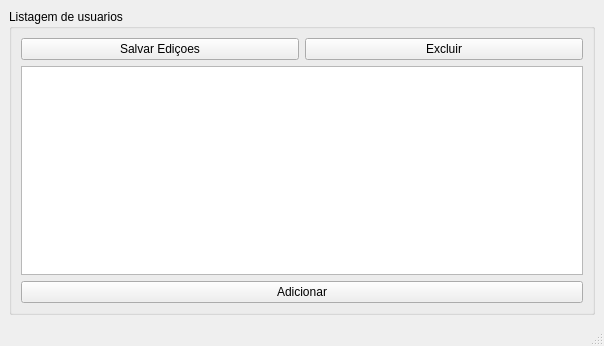
<?xml version="1.0" encoding="UTF-8"?>
<ui version="4.0">
 <class>AdminPanel</class>
 <widget class="QMainWindow" name="AdminPanel">
  <property name="geometry">
   <rect>
    <x>0</x>
    <y>0</y>
    <width>604</width>
    <height>346</height>
   </rect>
  </property>
  <property name="windowTitle">
   <string>MainWindow</string>
  </property>
  <widget class="QWidget" name="centralwidget">
   <layout class="QVBoxLayout" name="verticalLayout">
    <item>
     <widget class="QGroupBox" name="groupBox">
      <property name="title">
       <string>Listagem de usuarios</string>
      </property>
      <layout class="QGridLayout" name="gridLayout">
       <item row="0" column="1">
        <widget class="QPushButton" name="deletepb">
         <property name="text">
          <string>Excluir</string>
         </property>
        </widget>
       </item>
       <item row="2" column="0" colspan="2">
        <widget class="QTableView" name="tableView"/>
       </item>
       <item row="0" column="0">
        <widget class="QPushButton" name="saveEditionspb">
         <property name="text">
          <string>Salvar Ediçoes</string>
         </property>
        </widget>
       </item>
       <item row="3" column="0" colspan="2">
        <widget class="QPushButton" name="btnadd">
         <property name="text">
          <string>Adicionar</string>
         </property>
        </widget>
       </item>
      </layout>
     </widget>
    </item>
   </layout>
  </widget>
  <widget class="QMenuBar" name="menubar">
   <property name="geometry">
    <rect>
     <x>0</x>
     <y>0</y>
     <width>604</width>
     <height>22</height>
    </rect>
   </property>
  </widget>
  <widget class="QStatusBar" name="statusbar"/>
 </widget>
 <resources/>
 <connections/>
</ui>
